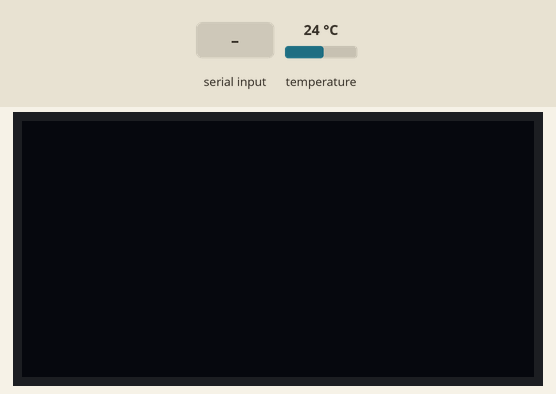
Bench run of a sketch on a simulated ESP8266 (NodeMCU). On the bench: 128×64 one-colour display. The test bench sets the inputs (shaded band); at power-on: temperature 24 °C. The local clock reads 2024-03-15 10:24:30 at power-on unless the sketch sets it; EEPROM starts erased; what the sketch prints to the serial monitor is not drawn.

Above: at 1.2 s.
1.3 s: "start\n" received over Serial
At 2.9 s:
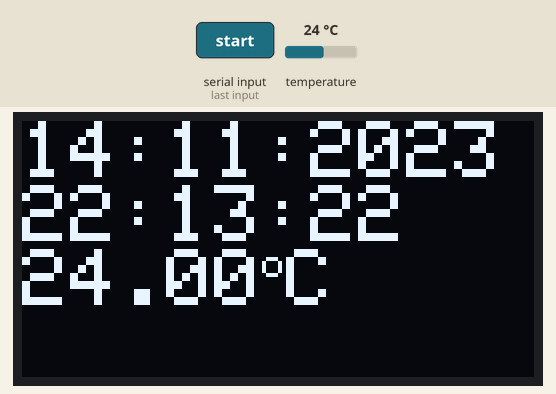
3.5 s: temperature set to 12 °C
At 6.0 s:
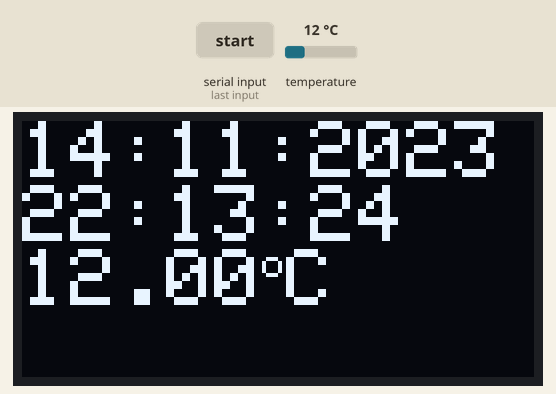
6.3 s: temperature set to 19 °C
At 8.1 s:
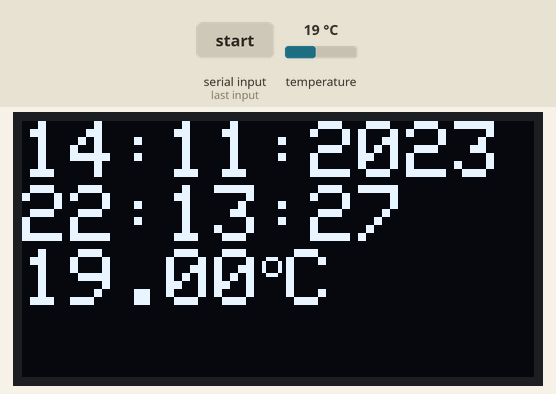
9.1 s: "1\n" received over Serial
At 11.0 s:
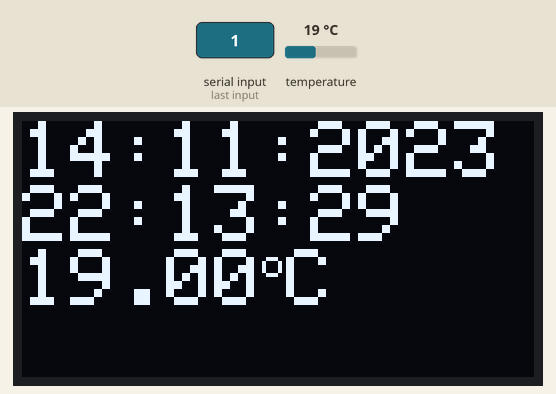
11.3 s: temperature set to 28 °C
At 13.2 s:
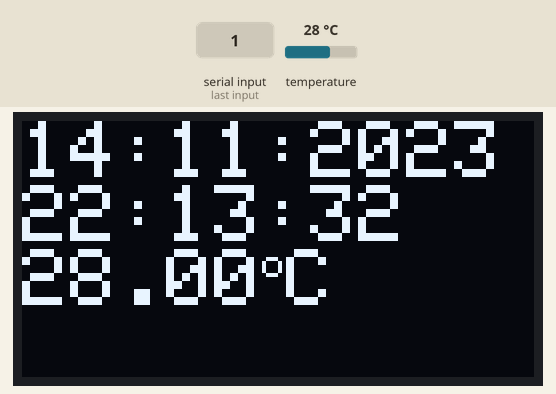
Timing chart, 0 to 14.7 s (numbered marks = the images above; inputs shaded):
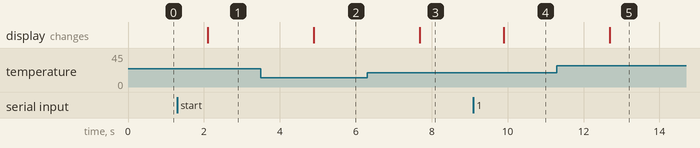

Measured:
- after the input at 1.3 s, the display: changes after 0.80 s (image 1)
- after the input at 3.5 s, the display: changes after 1.4 s (image 2)
- after the input at 6.3 s, the display: changes after 1.4 s (image 3)
- after the input at 9.1 s, the display: changes after 0.79 s (image 4)

The sketch:

Lab_2_Final_Exam.ino
```cpp
// Include the libraries we need
#include <OneWire.h>
#include <DallasTemperature.h>
#include<string>
#include<iostream>
using namespace std;
// Data wire is plugged into port 2 on the Arduino
#define ONE_WIRE_BUS D6

// Setup a oneWire instance to communicate with any OneWire devices (not just Maxim/Dallas temperature ICs)
OneWire oneWire(ONE_WIRE_BUS);

// Pass our oneWire reference to Dallas Temperature.
DallasTemperature sensors(&oneWire);

/*
 * The setup function. We only start the sensors here
 */

// DS1306
#include <SPI.h>
#include <Wire.h>
#include <Adafruit_GFX.h>
#include <Adafruit_SSD1306.h>

#define SCREEN_WIDTH 128 // OLED display width, in pixels
#define SCREEN_HEIGHT 64 // OLED display height, in pixels
#define OLED_RESET     -1 // Reset pin # (or -1 if sharing Arduino reset pin)
#define SCREEN_ADDRESS 0x3C ///< See datasheet for Address; 0x3C for 128x64, 0x3C for 128x32
Adafruit_SSD1306 display(SCREEN_WIDTH, SCREEN_HEIGHT, &Wire, OLED_RESET);
// DS1307
#include "RTClib.h"
RTC_DS1307 rtc;
#include <EEPROM.h>
#include <ctime>
// Start
int address = 0;
void unixtodt(unsigned int unix){
    std::time_t timeValue = static_cast<std::time_t>(unix);
    std::tm* timeinfo = std::localtime(&timeValue);

    // Lấy các thành phần ngày, tháng, năm, giờ, phút, giây từ struct tm
    int year = timeinfo->tm_year + 1900;
    int month = timeinfo->tm_mon + 1;
    int day = timeinfo->tm_mday;
    int hour = timeinfo->tm_hour;
    int minute = timeinfo->tm_min;
    int second = timeinfo->tm_sec;
    Serial.print(day);
    Serial.print("/");
    Serial.print(month);
    Serial.print("/");
    Serial.println(year);
    Serial.print(hour);
    Serial.print(":");
    Serial.print(minute);
    Serial.print(":");
    Serial.println(second);

}
void setup(void)
{
  // start serial port
  Serial.begin(9600);
    if (! rtc.begin()) {
    Serial.println("Couldn't find RTC");
    Serial.flush();
    while (1) delay(10);
  }

  rtc.adjust(DateTime(F(__DATE__), F(__TIME__)));

  Serial.println("Dallas Temperature IC Control Library Demo");
  EEPROM.begin(512);
  // Start up the library
  sensors.begin();
    // Khởi tạo màn hình SSD1306
  if (!display.begin(SSD1306_SWITCHCAPVCC, SCREEN_ADDRESS)) {
    Serial.println(F("Màn hình SSD1306 không kết nối được."));
    while (true);
  }
  // Start ds1037
  Wire.begin();


  display.clearDisplay();

}

/*
 * Main function, get and show the temperature
 */

void start(){
  // call sensors.requestTemperatures() to issue a global temperature
  // request to all devices on the bus
  Serial.println("Requesting temperatures and date time");
  sensors.requestTemperatures(); // Send the command to get temperatures

  DateTime now = rtc.now();
  Serial.flush();

  //Serial.println("DONE");
  // After we got the temperatures, we can print them here.
  // We use the function ByIndex, and as an example get the temperature from the first sensor only.
  float tempC = sensors.getTempCByIndex(0);
  // Check if reading was successful
  if(tempC != DEVICE_DISCONNECTED_C)
  { //write data to EEPROM
    //Serial.println(now.unixtime());
    if (address >= 80){
      address = 0;
    }

    EEPROM.put(address,tempC);
    EEPROM.put(address+sizeof(float),now.unixtime());
    EEPROM.commit();
    // // read data
    // float temp ;
    // EEPROM.get(address,temp);
    // unsigned int unixsecs;
    // EEPROM.get(address+sizeof(float),unixsecs);
    // // //Serial.print("Unix time: ");
    // // //Serial.println(unixsecs);
    // unixtodt(unixsecs);
    // Serial.println(temp);
    // Serial.print(address);
    address += sizeof(unsigned int);

    display.clearDisplay();
    int day = now.day();
    int month = now.month();
    int year = now.year();
    int hour = now.hour();
    int min = now.minute();
    int sec = now.second();

    // Hiển thị ngày tháng năm lên màn hình
    display.clearDisplay();
    display.setTextSize(2);
    display.setTextColor(SSD1306_WHITE);
    display.setCursor(0, 0);
  //print time
    {  if (day > 9){
        display.print(day);
      }
      else{
        display.print("0");
        display.print(day);
      }

      display.print(":");
      if (month > 9){
        display.print(month);
      }
      else{
        display.print("0");
        display.print(month);
      }
      display.print(":");
      display.println(year);
      if (hour > 9){
        display.print(hour);
      }
      else{
        display.print("0");
        display.print(hour);
      }
      display.print(":");
      if (min > 9){
        display.print(min);
      }
      else{
        display.print("0");
        display.print(min);
      }
      display.print(":");
      if (sec > 9){
        display.println(sec);
      }
      else{
        display.print("0");
        display.println(sec);
      }
      }
      display.print(tempC);
      display.setTextSize(1);
      display.print("o");
      display.setTextSize(2);
      display.print("C");
      display.display();
      //delay(3000);
    }
  else
  {
    Serial.println("Error: Could not read temperature data");
    display.clearDisplay();
    display.setTextSize(2);
    display.setTextColor(SSD1306_WHITE);
    display.setCursor(0, 0);
    display.println("Error: Could not read temperature data");
    display.display();
    delay(3000);
  }
  delay(1000);
}
int check = 0;

void loop(void)
{
  if (check == 1){
    start();
  }
  String receivedString = Serial.readStringUntil('\n');
  if (receivedString.equals("start")){
    check = 1;
  }
  if (receivedString.equals("stop")){
    check = 0;
    delay(10000);
  }
  if (receivedString.equals("read")){
    int a ;
    float temp ;
    unsigned int unixsecs;

    for(int i = 0;i<10;i++){
      a = i*8;
      EEPROM.get(a,temp);
      EEPROM.get(a+sizeof(float),unixsecs);
      //Serial.print("Unix time: ");
      //Serial.println(unixsecs);
      unixtodt(unixsecs);
      Serial.println(temp);
      Serial.println(a);
      Serial.println("------------------");
    }
  }

}
```
